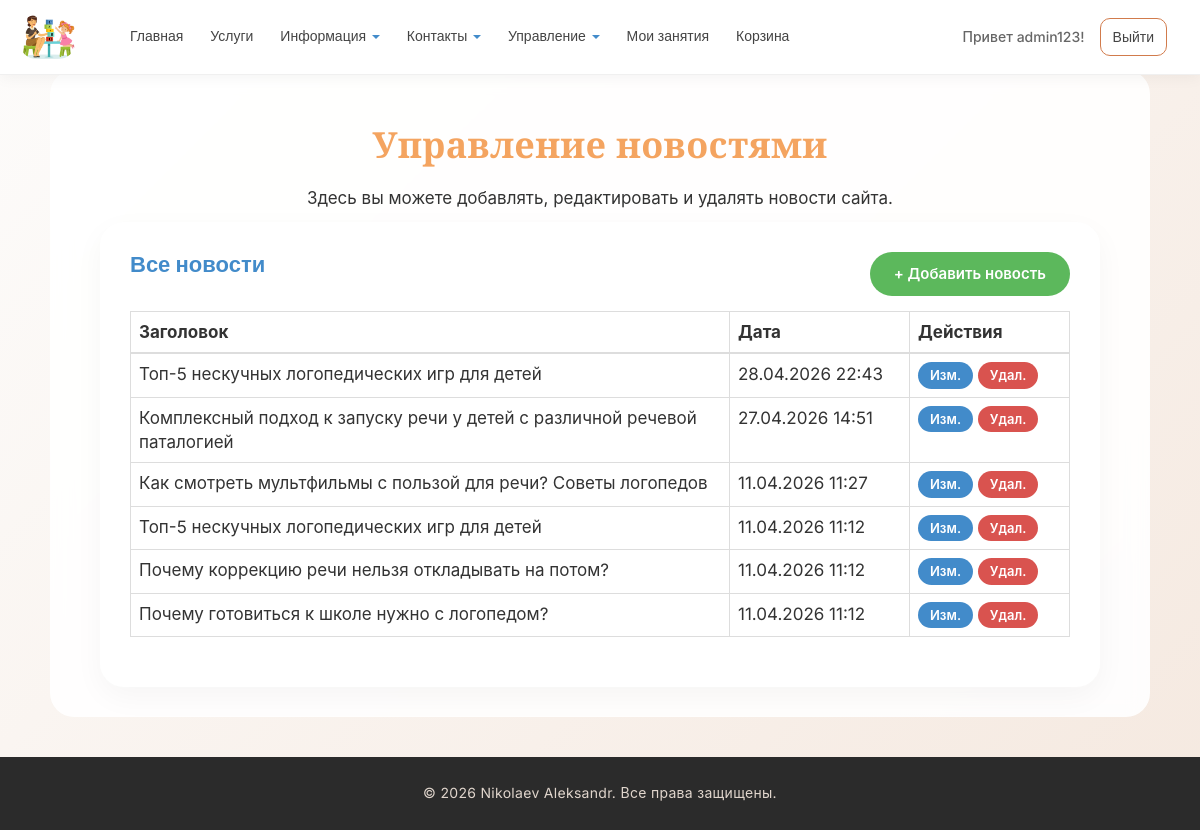
/admin-panel/news/ (signed in), run on an earlier commit of the app's database.
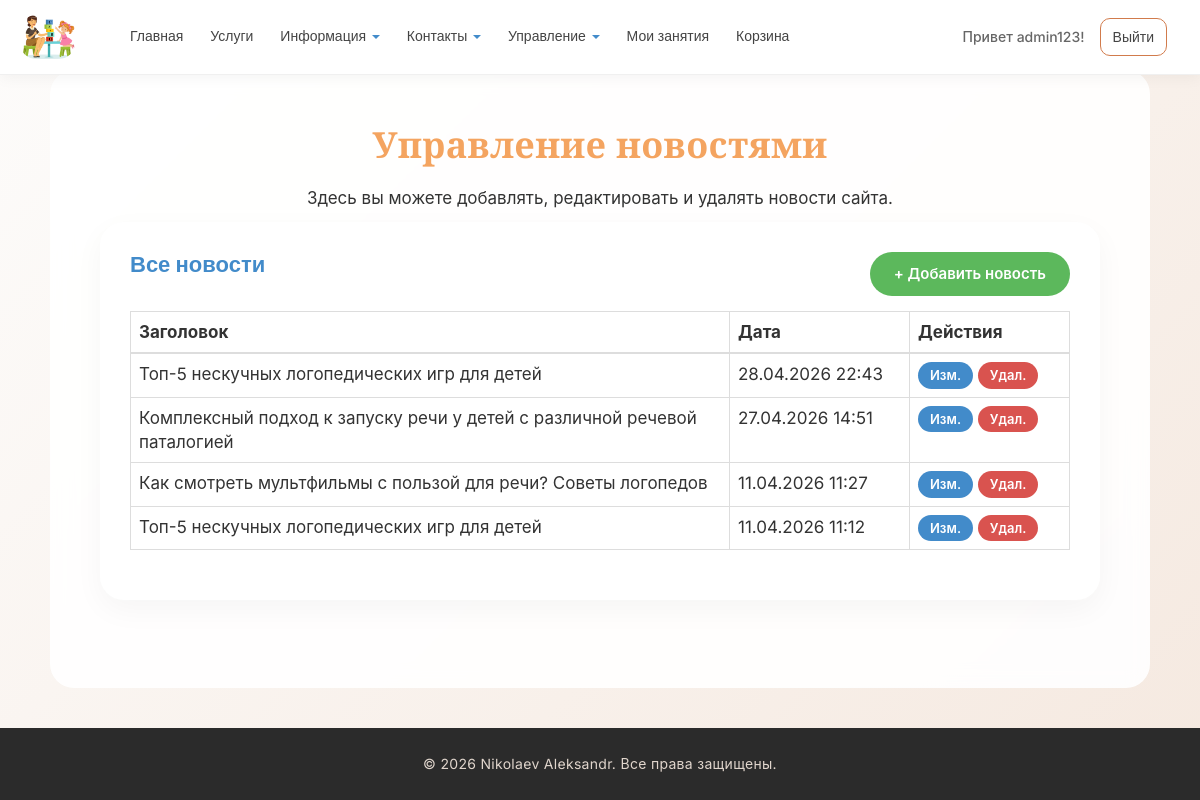
And on a later commit of the database.
### app/models.py (models this page shows, shortened)
class Blog(models.Model):
    title = models.CharField(max_length=100, unique_for_date = "posted", verbose_name="Заголовок")
    description = models.TextField(verbose_name="Краткое содержание")
    content = models.TextField(verbose_name="Полное содержание")
    posted = models.DateTimeField(default=datetime.now, db_index = True, verbose_name= "Опубликована")
    author = models.ForeignKey(User, null = True, blank = True, on_delete = models.SET_NULL, verbose_name="Автор")
    image = models.FileField(default = 'temp.jpg', verbose_name = "Путь к картинке")
    class Meta:
        db_table = "Posts"
        ordering = ["-posted"]
        verbose_name = "статья блога"
        verbose_name_plural = "cтатья блога"

### app/views.py (the view)
# urls.py: path('admin-panel/news/', views.admin_blog, name='admin_blog'),
@staff_member_required
def admin_blog(request):
    if not request.user.is_superuser:
        return redirect('home')
    all_posts = Blog.objects.all().order_by('-posted')
    return render(request, 'app/admin/manage_news.html', {
        'all_posts': all_posts,
        'year': datetime.now().year,
    })

### app/templates/app/admin/manage_news.html
{% extends "app/layout.html" %}
{% load static %}
{% block content %}
<div class="text-center mt-3 mb-4">
    <h1 class="title">Управление новостями</h1>
    <p class="description">Здесь вы можете добавлять, редактировать и удалять новости сайта.</p>
</div>
<div class="content-wrapper" style="max-width: 1000px; margin: 0 auto; background: #fff; padding: 30px; border-radius: 24px; box-shadow: 0 10px 30px rgba(0,0,0,0.04);">
    <div class="row pb-3 border-bottom" style="margin-left: 0; margin-right: 0; margin-bottom: 15px;">
        <div class="col-xs-6" style="padding-left: 0;">
            <h3 class="subtitle" style="margin: 0;">Все новости</h3>
        </div>
        <div class="col-xs-6 text-right" style="padding-right: 0;">
            <a href="{% url 'newpost' %}" class="btn-base btn-green">+ Добавить новость</a>
        </div>
    </div>
    {% if all_posts %}
    <table class="table table-bordered description">
        <thead>
            <tr>
                <th>Заголовок</th>
                <th style="width: 180px;">Дата</th>
                <th style="width: 160px;">Действия</th>
            </tr>
        </thead>
        <tbody>
            {% for post in all_posts %}
            <tr>
                <td>{{ post.title }}</td>
                <td>{{ post.posted|date:"d.m.Y H:i" }}</td>
                <td>
                    <a href="{% url 'edit_blogpost' parametr=post.id %}" class="btn-base btn-blue" style="padding: 4px 12px; font-size: 13px;">Изм.</a>
                    <a href="{% url 'delete_blogpost' parametr=post.id %}" class="btn-base btn-red" style="padding: 4px 12px; font-size: 13px;">Удал.</a>
                </td>
            </tr>
            {% endfor %}
        </tbody>
    </table>
    {% else %}
    <p class="description text-center py-4">Новостей пока нет. Самое время добавить первую!</p>
    {% endif %}
</div>
{% endblock %}

What changed in the data, as far as the page shows it:
removed Blog: title "Почему коррекцию речи нельзя откладывать на потом?", posted "11.04.2026 11:12"
removed Blog: title "Почему готовиться к школе нужно с логопедом?", posted "11.04.2026 11:12"
